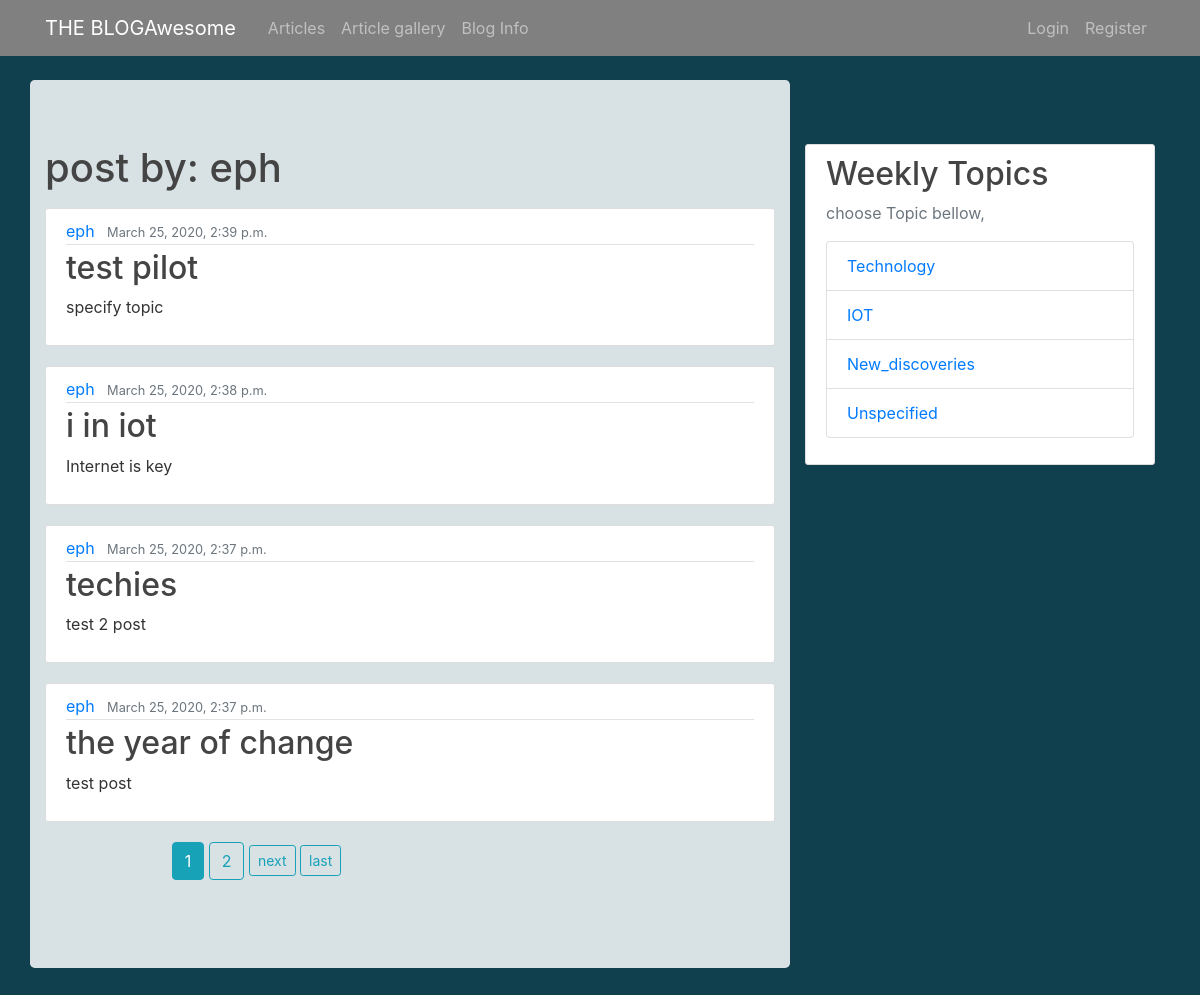
The app's page /user/eph/ with its own data.
### blog/models.py (models this page shows, shortened)
class Post(models.Model):
	title = models.CharField(max_length=100)
	content = models.TextField()
	date_posted = models.DateTimeField(default=timezone.now)
	author = models.ForeignKey(User, on_delete=models.CASCADE)
	image = models.ImageField(default='defaultA.jpg',upload_to='profile_pics')
	category=models.CharField(default='Unspecified',max_length=100)

### blog/views.py (the view)
# urls.py: path('user/<str:username>/',UserPostListView.as_view(),name='user-posts'),
class UserPostListView(ListView):
	model = Post
	template_name ='blog/user_posts.html'
	context_object_name ='posts'
	ordering =['-date_posted']
	paginate_by = 4
	def get_queryset(self):
		user=get_object_or_404(User, username=self.kwargs.get('username'))
		return Post.objects.filter(author=user).order_by('-date_posted')

### blog/templates/blog/user_posts.html (shortened to what this page needs)
{% extends 'blog/base.html' %}
{% block content %}
	<h1 class="mb-3">post by: {{ view.kwargs.username }} </h1>
	{% for post in posts %}
		<article class="media content-section">
			<div class="media-body">
				<div class="article-metadata">
					<a class="mr-2" href="{% url 'user-posts' post.author.username %}">{{ post.author }} </a>
					<small class="text-muted">{{ post.date_posted}}</small>
				</div>
				<h2><a class="article-title" href="{% url 'post-detail' post.id %}">{{ post.title }}</a></h2>
				<p class="article-content">{{ post.content }}</p>
			</div>
		</article>
	{% endfor %}
	{% if is_paginated %}
		<div class="row">
			<div class="col-md-2"></div>
			<div class=" col-md-8">
				{% for num in page_obj.paginator.page_range %}
					{% if page_obj.number == num %}
						<a class="btn btn-info mb-4" href="?page={{ num }}">{{ num }}</a>
					{% elif num > page_obj.number|add:'-3' and num < page_obj.number|add:'3' %}
							<a class="btn btn-outline-info mb-4" href="?page={{ num }}">{{ num }}</a>
					{% endif %}
				{% endfor %}
				{% if page_obj.has_next %}
					<a class="btn btn-sm btn-outline-info mb-4" href="?page={{ page_obj.next_page_number }}">next</a>
					<a class="btn btn-sm btn-outline-info mb-4" href="?page={{ page_obj.paginator.num_pages }}">last</a>
				{% endif %}
			</div>
			<div class="col-md-2"></div>
		</div>
	{% endif %}
{% endblock content %}

### blog/static/blog/custom.css (style rules this page uses)
body { background:#10404D ; color: #333333; margin-top: 5rem; }
h1,h2,h3,h4,h5,h6 { color: #444444; }
.content-section { background: #ffffff; padding: 10px 20px; border: 1px solid #dddddd; border-radius: 3px; margin-bottom: 20px; }
.article-title { color: #444444; }
.article-content { white-space: pre-line; }
.article-metadata { padding-bottom: 1px; margin-bottom: 4px; border-bottom: 1px solid #e3e3e3; }

### records on screen
Post: author "eph", date_posted "March 25, 2020, 2:39 p.m.", title "test pilot", content "specify topic"
Post: author "eph", date_posted "March 25, 2020, 2:38 p.m.", title "i in iot", content "Internet is key"
Post: author "eph", date_posted "March 25, 2020, 2:37 p.m.", title "techies", content "test 2 post"
Post: author "eph", date_posted "March 25, 2020, 2:37 p.m.", title "the year of change", content "test post"

### other values on screen
{{ view.kwargs.username }} "eph"
{{ num }} "1"
{{ num }} "2"
